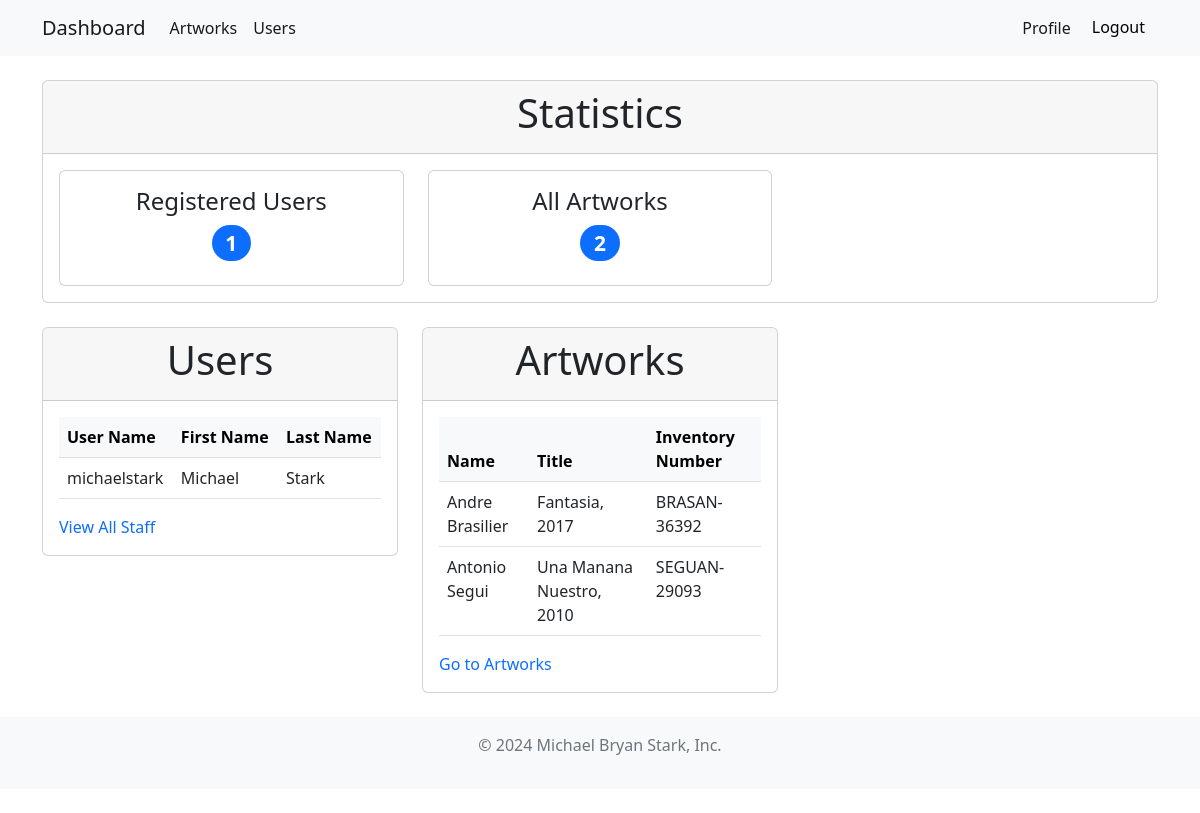
Screenshot of //dash/ (signed in) with the database file from the repository.
### inventory/models.py (models this page shows, shortened)
class Product(models.Model):
    artist = models.CharField(max_length=100, null=True)
    location = models.CharField(max_length=20, choices=LOCATION, null=True)
    title = models.CharField(max_length=200, null=True)
    description = models.CharField(max_length=200, null=True)
    inventoryNum = models.CharField(max_length=100, null=True)

### inventory/views.py (the view)
# urls.py: path("dash/", views.index, name="dash"),
@login_required
def index(request):
    users = User.objects.all()[:2]
    products = Product.objects.all()[:2]
    reg_users = len(User.objects.all())
    all_prods = len(Product.objects.all())
    context = {
        "title": "Home",
        "users": users,
        "products": products,
        "count_users": reg_users,
        "count_products": all_prods,
    }
    return render(request, "inventory/index.html", context)

### inventory/templates/inventory/index.html (shortened to what this page needs)
{% extends 'inventory/base.html' %}
{% block content %}
{% if user.is_authenticated and user.is_staff and user.is_superuser %}
<div class="container my-4">
    <div class="row align-items-start">
        <div class="col-md-12">
            <div class="card">
                <div class="card-header">
                    <h1 class="text-center">Statistics</h1>
                </div>
                <div class="card-body">
                    <div class="row">
                        <div class="col-md-4">
                            <div class="card text-center p-3">
                                <h4>Registered Users</h4>
                                <h3><span class="badge bg-primary rounded-pill">{{ count_users }}</span></h3>
                            </div>
                        </div>
                        <div class="col-md-4">
                            <div class="card text-center p-3">
                                <h4>All Artworks </h4>
                                <h3><span class="badge bg-primary rounded-pill">{{ count_products }}</span></h3>
                            </div>
                        </div>
                    </div>
                </div>
            </div>
        </div>
    </div>
</div>
<div class="container my-4">
    <div class="row align-items-start">
        <div class="col-md-4">
            <div class="card">
                <div class="card-header">
                    <h1 class="text-center">Users</h1>
                </div>
                <div class="card-body">
                    <table class="table">
                        <thead class="table-light">
                            <tr>
                                <th scope="col">User Name</th>
                                <th scope="col">First Name</th>
                                <th scope="col">Last Name</th>
                            </tr>
                        </thead>
                        <tbody>
                            {% for user in users %}
                            <tr>
                                <td>{{ user.username }}</td>
                                <td>{{ user.first_name }}</td>
                                <td>{{ user.last_name }}</td>
                            </tr>
                            {% endfor %}
                        </tbody>
                    </table>
                    <a class="nav-link text-primary active" aria-current="page" href="{% url 'users' %}">View All
                        Staff</a>
                </div>
            </div>
        </div>
        <div class="col-md-4">
            <div class="card">
                <div class="card-header">
                    <h1 class="text-center">Artworks</h1>
                </div>
                <div class="card-body">
                    <table class="table">
                        <thead class="table-light">
                            <tr>
                                <th scope="col">Name</th>
                                <th scope="col">Title</th>
                                <th scope="col">Inventory Number</th>
                            </tr>
                        </thead>
                        <tbody>
                            {% for product in products %}
                            <tr>
                                <td>{{ product.artist }}</td>
                                <td>{{ product.title }}</td>
                                <td>{{ product.inventoryNum }}</td>
                            </tr>
                            {% endfor %}
                        </tbody>
                    </table>
                    <a class="nav-link text-primary active" aria-current="page" href="{% url 'products' %}">Go to
                        Artworks</a>
                </div>
            </div>
        </div>
    </div>
</div>
{% endif %}
{% endblock %}

### rows the page displays
Product: artist "Andre Brasilier", title "Fantasia, 2017", inventoryNum "BRASAN-36392"
Product: artist "Antonio Segui", title "Una Manana Nuestro, 2010", inventoryNum "SEGUAN-29093"

### other values shown
{{ count_users }} "1"
{{ count_products }} "2"
{{ user.username }} "michaelstark"
{{ user.first_name }} "Michael"
{{ user.last_name }} "Stark"
